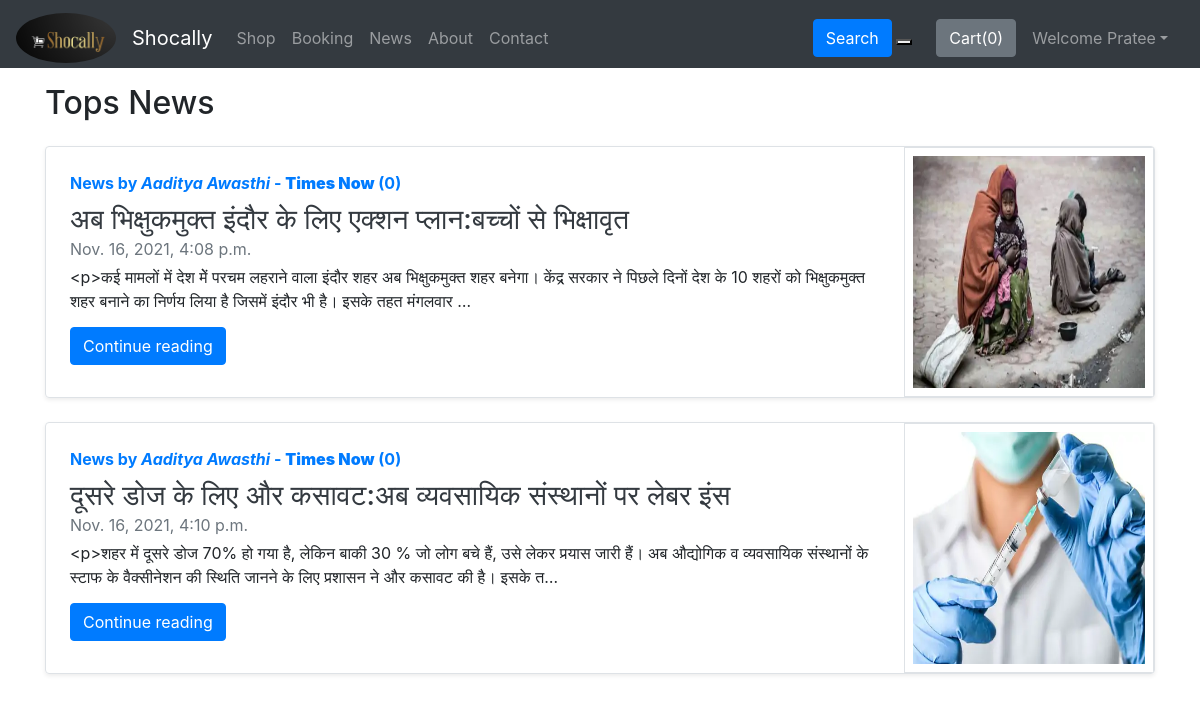
Page /news/ (signed in) on the earlier database version.
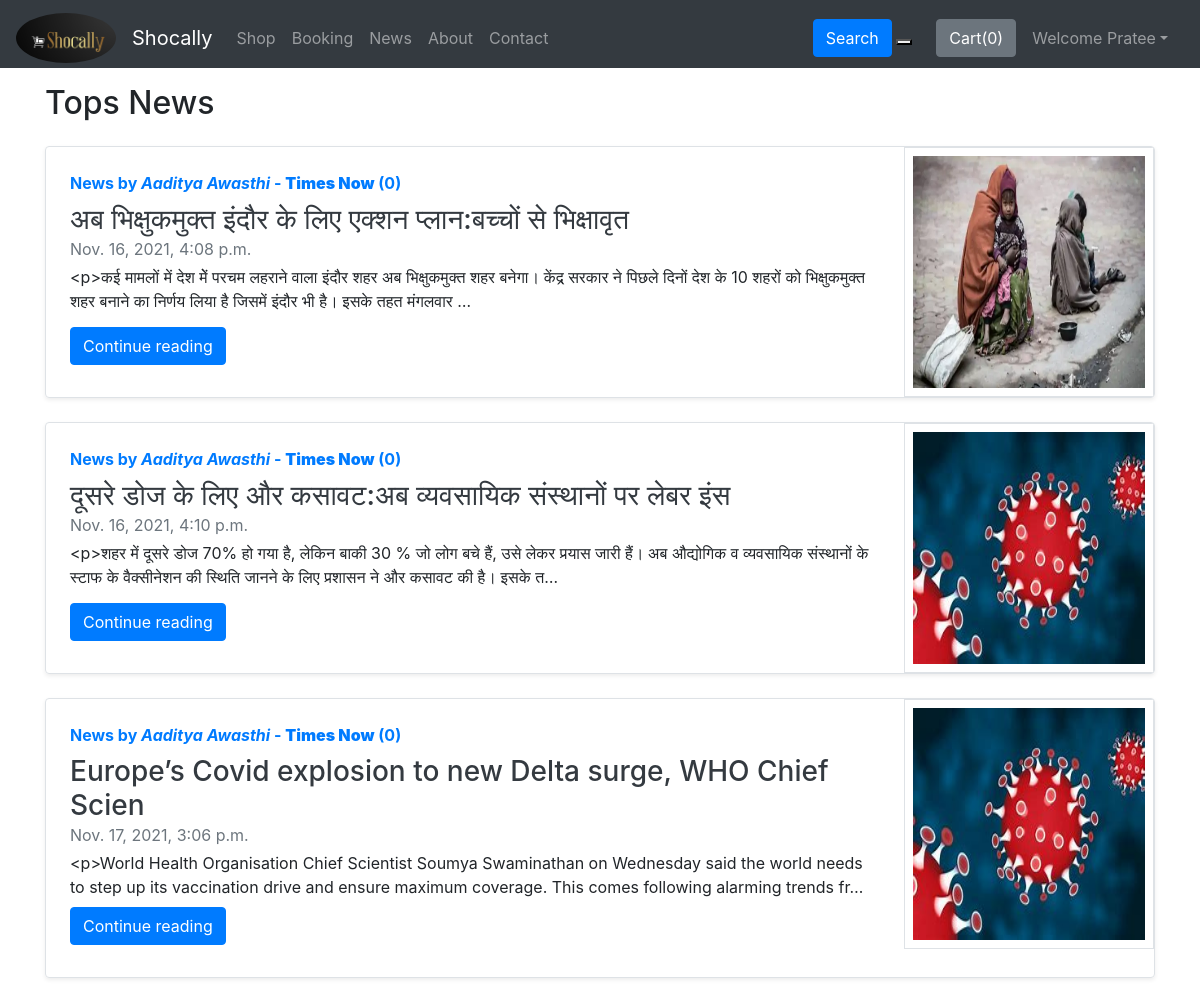
Same page on the later database version.
### News/models.py (models this page shows, shortened)
class News(models.Model):
    pincode=models.IntegerField(default=0)
    publisher=models.ForeignKey(Reporter,on_delete=models.CASCADE) # one to many relationship
    newsHeadline=models.CharField(max_length=60, default="")
    newsCategory=models.CharField(max_length=20, default="")
    news=RichTextField(max_length=15000, default="")
    time=models.DateTimeField(default=now)
    verified=models.BooleanField(default=False)
    image= models.ImageField(upload_to="news/images",default="")
    views= models.IntegerField(default=0)

class Reporter(models.Model):
      user=models.OneToOneField(User,on_delete=models.CASCADE)
      RatingGiven=models.IntegerField(default=0)
      NewsCompany=models.CharField(max_length=100, default="")

### shop/models.py (models this page shows, shortened)
class User(AbstractUser):
    PINCODE=models.IntegerField(default=0)
    UserType=models.CharField(max_length=20, default="user")
    Address=models.CharField(max_length=500, default="")
    Category=models.CharField(max_length=50, default="")
    PhoneNo=models.IntegerField(default=0)
    UserImg=models.ImageField(upload_to="shop/images",default="")
    is_Seller=models.BooleanField(default=False)
    is_Customer=models.BooleanField(default=False)
    is_Reporter=models.BooleanField(default=False)
    CityManager=models.BooleanField(default=False)
    def __str__(self):
        return self.first_name+" "+self.last_name+" -- "+str(self.PINCODE)

### News/views.py (the view)
# urls.py: path('', views.newsHome, name="newsHome"),
def newsHome(request):
    if request.user.is_authenticated:
        pincode = request.user.PINCODE
    else:
        pincode = request.session.get('pincode',0)
    allNews = News.objects.filter(pincode=pincode,verified=True).order_by('-views')
    return render(request,'news/newsHome.html',{'allNews': allNews})

### templates/news/newsHome.html (shortened to what this page needs)
{% extends 'base.html' %}
{% load static %}
{% block body %}
{% if allNews %}
<div class="container my-3">
    <h2>Tops News</h2>
    {% for news in allNews  %}
    <div class="row no-gutters border rounded overflow-hidden flex-md-row mb-4 shadow-sm h-md-250 my-4 position-relative">
        <div class="col p-4 d-flex flex-column position-static">
            <strong class="d-inline-block mb-2 text-primary">News  by  <i>{{news.publisher.user.first_name}} {{news.publisher.user.last_name}}</i> - <b>{{news.publisher.NewsCompany}}</b> ({{news.views}})</strong>
            <h3 class="mb-0"><a class="text-dark" href="/news/newsView/{{news.id}}">{{news.newsHeadline}} </a> </h3>
            <div class="mb-1 text-muted">{{news.time}}</div>
            <p class="card-text mb-auto">{{news.news|truncatechars:200}}</p>
            <div class="my-2">
            	<a href="/news/newsView/{{news.id}}" role="button" class="btn btn-primary">Continue reading</a>
            </div>
        </div>
        <div class="col-auto d-none d-lg-block">
            <img src='/media/{{news.image}}' class="bd-placeholder-img border  p-2" width="250" height="250" xmlns="http://www.w3.org/2000/svg" preserveAspectRatio="xMidYMid slice" focusable="false" role="img" aria-label="Placeholder: Thumbnail">
        </div>
        </div>
        {% endfor %}
    </div>
{% endif %}
{% endblock %}

Differences in the rows shown:
changed News "दूसरे डोज के लिए और कसावट:अब व्यवसायिक संस्थानों पर लेबर इंस": image: a different picture
added News: publisher.user.first_name "Aaditya", publisher.user.last_name "Awasthi", publisher.NewsCompany "Times Now", views "0", newsHeadline "Europe’s Covid explosion to new Delta surge, WHO Chief Scien", time "Nov. 17, 2021, 3:06 p.m.", news "<p>World Health Organisation Chief Scientist Soumya Swaminathan on Wednesday said the world needs to step up its vaccination drive and ensure maximum coverage. This comes following alarming trends fr…", image (picture)
